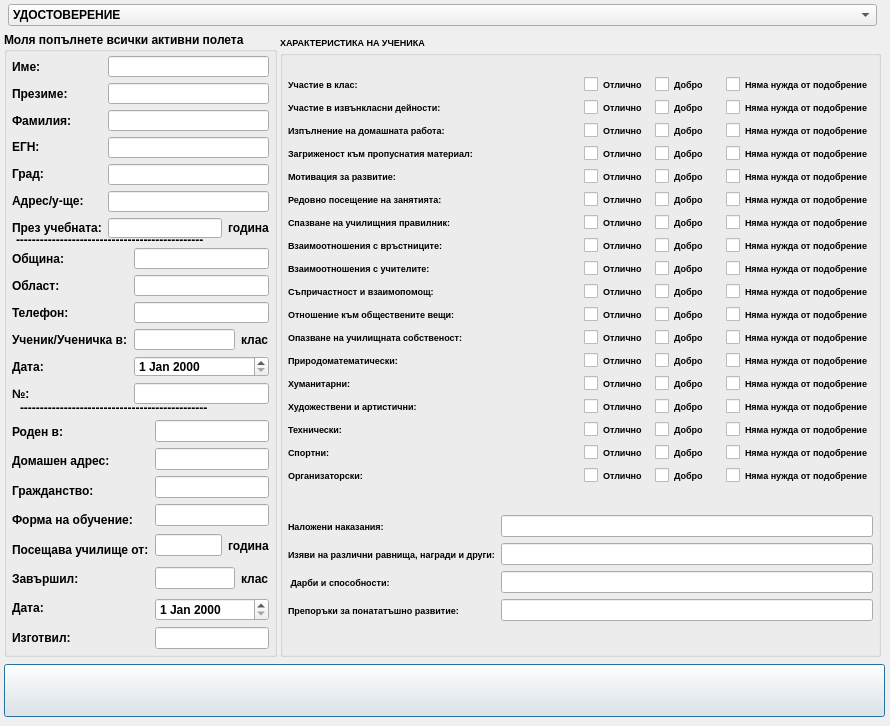
<?xml version="1.0" encoding="UTF-8"?>
<ui version="4.0">
 <class>NotesForStudents</class>
 <widget class="QDialog" name="NotesForStudents">
  <property name="geometry">
   <rect>
    <x>0</x>
    <y>0</y>
    <width>890</width>
    <height>726</height>
   </rect>
  </property>
  <property name="windowTitle">
   <string>Dialog</string>
  </property>
  <widget class="QGroupBox" name="groupBox">
   <property name="geometry">
    <rect>
     <x>4</x>
     <y>32</y>
     <width>273</width>
     <height>625</height>
    </rect>
   </property>
   <property name="font">
    <font>
     <weight>75</weight>
     <bold>true</bold>
    </font>
   </property>
   <property name="title">
    <string>Моля попълнете всички активни полета</string>
   </property>
   <widget class="QWidget" name="layoutWidget">
    <property name="geometry">
     <rect>
      <x>8</x>
      <y>24</y>
      <width>257</width>
      <height>182</height>
     </rect>
    </property>
    <layout class="QHBoxLayout" name="horizontalLayout_7">
     <item>
      <layout class="QVBoxLayout" name="verticalLayout">
       <item>
        <widget class="QLabel" name="label">
         <property name="text">
          <string>Име:</string>
         </property>
        </widget>
       </item>
       <item>
        <widget class="QLabel" name="label_2">
         <property name="text">
          <string>Презиме:</string>
         </property>
        </widget>
       </item>
       <item>
        <widget class="QLabel" name="label_3">
         <property name="text">
          <string>Фамилия:</string>
         </property>
        </widget>
       </item>
       <item>
        <widget class="QLabel" name="label_4">
         <property name="text">
          <string>ЕГН:</string>
         </property>
        </widget>
       </item>
       <item>
        <widget class="QLabel" name="label_11">
         <property name="text">
          <string>Град:</string>
         </property>
        </widget>
       </item>
       <item>
        <widget class="QLabel" name="label_5">
         <property name="text">
          <string>Адрес/у-ще:</string>
         </property>
        </widget>
       </item>
       <item>
        <widget class="QLabel" name="label_9">
         <property name="text">
          <string>През учебната:</string>
         </property>
        </widget>
       </item>
      </layout>
     </item>
     <item>
      <layout class="QVBoxLayout" name="verticalLayout_2">
       <item>
        <widget class="QLineEdit" name="NameLine"/>
       </item>
       <item>
        <widget class="QLineEdit" name="SecondNameLine"/>
       </item>
       <item>
        <widget class="QLineEdit" name="ThirdNameLine"/>
       </item>
       <item>
        <widget class="QLineEdit" name="EGNLine"/>
       </item>
       <item>
        <widget class="QLineEdit" name="CityLine"/>
       </item>
       <item>
        <widget class="QLineEdit" name="AddressLine"/>
       </item>
       <item>
        <layout class="QHBoxLayout" name="horizontalLayout">
         <item>
          <widget class="QLineEdit" name="YearLine"/>
         </item>
         <item>
          <widget class="QLabel" name="label_19">
           <property name="text">
            <string>година</string>
           </property>
          </widget>
         </item>
        </layout>
       </item>
      </layout>
     </item>
    </layout>
   </widget>
   <widget class="QWidget" name="layoutWidget">
    <property name="geometry">
     <rect>
      <x>8</x>
      <y>216</y>
      <width>257</width>
      <height>156</height>
     </rect>
    </property>
    <layout class="QHBoxLayout" name="horizontalLayout_6">
     <item>
      <layout class="QVBoxLayout" name="verticalLayout_3">
       <item>
        <widget class="QLabel" name="label_6">
         <property name="text">
          <string>Община:</string>
         </property>
        </widget>
       </item>
       <item>
        <widget class="QLabel" name="label_7">
         <property name="text">
          <string>Област:</string>
         </property>
        </widget>
       </item>
       <item>
        <widget class="QLabel" name="PhoneLabel">
         <property name="text">
          <string>Телефон:</string>
         </property>
        </widget>
       </item>
       <item>
        <widget class="QLabel" name="ClassLabel">
         <property name="text">
          <string>Ученик/Ученичка в:</string>
         </property>
        </widget>
       </item>
       <item>
        <widget class="QLabel" name="label_8">
         <property name="text">
          <string>Дата:</string>
         </property>
        </widget>
       </item>
       <item>
        <widget class="QLabel" name="label_10">
         <property name="text">
          <string>№:</string>
         </property>
        </widget>
       </item>
      </layout>
     </item>
     <item>
      <layout class="QVBoxLayout" name="verticalLayout_4">
       <item>
        <widget class="QLineEdit" name="CommunityLine"/>
       </item>
       <item>
        <widget class="QLineEdit" name="AreaLine"/>
       </item>
       <item>
        <widget class="QLineEdit" name="PhoneLine"/>
       </item>
       <item>
        <layout class="QHBoxLayout" name="horizontalLayout_2">
         <item>
          <widget class="QLineEdit" name="CurrentClassLine"/>
         </item>
         <item>
          <widget class="QLabel" name="label_18">
           <property name="text">
            <string>клас</string>
           </property>
          </widget>
         </item>
        </layout>
       </item>
       <item>
        <widget class="QDateEdit" name="dateEdit"/>
       </item>
       <item>
        <widget class="QLineEdit" name="NumberLine"/>
       </item>
      </layout>
     </item>
    </layout>
   </widget>
   <widget class="QLabel" name="label_21">
    <property name="geometry">
     <rect>
      <x>16</x>
      <y>368</y>
      <width>253</width>
      <height>16</height>
     </rect>
    </property>
    <property name="text">
     <string>-----------------------------------------------</string>
    </property>
   </widget>
   <widget class="QLabel" name="label_22">
    <property name="geometry">
     <rect>
      <x>12</x>
      <y>200</y>
      <width>253</width>
      <height>16</height>
     </rect>
    </property>
    <property name="text">
     <string>-----------------------------------------------</string>
    </property>
   </widget>
   <widget class="QWidget" name="layoutWidget">
    <property name="geometry">
     <rect>
      <x>8</x>
      <y>388</y>
      <width>257</width>
      <height>229</height>
     </rect>
    </property>
    <layout class="QHBoxLayout" name="horizontalLayout_5">
     <item>
      <layout class="QVBoxLayout" name="verticalLayout_5">
       <item>
        <widget class="QLabel" name="label_45">
         <property name="text">
          <string>Роден в:</string>
         </property>
        </widget>
       </item>
       <item>
        <widget class="QLabel" name="label_46">
         <property name="text">
          <string>Домашен адрес:</string>
         </property>
        </widget>
       </item>
       <item>
        <widget class="QLabel" name="label_14">
         <property name="text">
          <string>Гражданство:</string>
         </property>
        </widget>
       </item>
       <item>
        <widget class="QLabel" name="label_12">
         <property name="text">
          <string>Форма на обучение:</string>
         </property>
        </widget>
       </item>
       <item>
        <widget class="QLabel" name="label_13">
         <property name="text">
          <string>Посещава училище от:</string>
         </property>
        </widget>
       </item>
       <item>
        <widget class="QLabel" name="label_15">
         <property name="text">
          <string>Завършил:</string>
         </property>
        </widget>
       </item>
       <item>
        <widget class="QLabel" name="label_20">
         <property name="text">
          <string>Дата:</string>
         </property>
        </widget>
       </item>
       <item>
        <widget class="QLabel" name="label_23">
         <property name="text">
          <string>Изготвил:</string>
         </property>
        </widget>
       </item>
      </layout>
     </item>
     <item>
      <layout class="QVBoxLayout" name="verticalLayout_6">
       <item>
        <widget class="QLineEdit" name="BirthPlace"/>
       </item>
       <item>
        <widget class="QLineEdit" name="HomeAddressLine"/>
       </item>
       <item>
        <widget class="QLineEdit" name="CitizenshipLine"/>
       </item>
       <item>
        <widget class="QLineEdit" name="FormOfEducation"/>
       </item>
       <item>
        <layout class="QHBoxLayout" name="horizontalLayout_3">
         <item>
          <widget class="QLineEdit" name="NumberOfYearsPast"/>
         </item>
         <item>
          <widget class="QLabel" name="label_17">
           <property name="text">
            <string>година</string>
           </property>
          </widget>
         </item>
        </layout>
       </item>
       <item>
        <layout class="QHBoxLayout" name="horizontalLayout_4">
         <item>
          <widget class="QLineEdit" name="FinishedSchoolYear"/>
         </item>
         <item>
          <widget class="QLabel" name="label_16">
           <property name="text">
            <string>клас</string>
           </property>
          </widget>
         </item>
        </layout>
       </item>
       <item>
        <widget class="QDateEdit" name="dateEdit_2"/>
       </item>
       <item>
        <widget class="QLineEdit" name="MadeByLine"/>
       </item>
      </layout>
     </item>
    </layout>
   </widget>
  </widget>
  <widget class="QComboBox" name="TypeOfListBox">
   <property name="geometry">
    <rect>
     <x>8</x>
     <y>4</y>
     <width>869</width>
     <height>22</height>
    </rect>
   </property>
   <property name="font">
    <font>
     <weight>75</weight>
     <bold>true</bold>
    </font>
   </property>
   <item>
    <property name="text">
     <string>УДОСТОВЕРЕНИЕ</string>
    </property>
   </item>
   <item>
    <property name="text">
     <string>ХАРАКТЕРИСТИКА НА УЧЕНИКА</string>
    </property>
   </item>
  </widget>
  <widget class="QGroupBox" name="groupBox_2">
   <property name="geometry">
    <rect>
     <x>280</x>
     <y>36</y>
     <width>601</width>
     <height>621</height>
    </rect>
   </property>
   <property name="font">
    <font>
     <pointsize>7</pointsize>
     <weight>75</weight>
     <bold>true</bold>
    </font>
   </property>
   <property name="title">
    <string>ХАРАКТЕРИСТИКА НА УЧЕНИКА</string>
   </property>
   <widget class="QWidget" name="layoutWidget">
    <property name="geometry">
     <rect>
      <x>8</x>
      <y>15</y>
      <width>585</width>
      <height>597</height>
     </rect>
    </property>
    <layout class="QVBoxLayout" name="verticalLayout_11">
     <item>
      <layout class="QHBoxLayout" name="horizontalLayout_27">
       <item>
        <layout class="QVBoxLayout" name="verticalLayout_7">
         <item>
          <widget class="QLabel" name="label_24">
           <property name="text">
            <string>Участие в клас:</string>
           </property>
          </widget>
         </item>
         <item>
          <widget class="QLabel" name="label_25">
           <property name="text">
            <string>Участие в извънкласни дейности:</string>
           </property>
          </widget>
         </item>
         <item>
          <widget class="QLabel" name="label_26">
           <property name="text">
            <string>Изпълнение на домашната работа:</string>
           </property>
          </widget>
         </item>
         <item>
          <widget class="QLabel" name="label_27">
           <property name="text">
            <string>Загриженост към пропуснатия материал:</string>
           </property>
          </widget>
         </item>
         <item>
          <widget class="QLabel" name="label_28">
           <property name="text">
            <string>Мотивация за развитие:</string>
           </property>
          </widget>
         </item>
         <item>
          <widget class="QLabel" name="label_29">
           <property name="text">
            <string>Редовно посещение на занятията:</string>
           </property>
          </widget>
         </item>
         <item>
          <widget class="QLabel" name="label_30">
           <property name="text">
            <string>Спазване на училищния правилник:</string>
           </property>
          </widget>
         </item>
         <item>
          <widget class="QLabel" name="label_31">
           <property name="text">
            <string>Взаимоотношения с връстниците:</string>
           </property>
          </widget>
         </item>
         <item>
          <widget class="QLabel" name="label_32">
           <property name="text">
            <string>Взаимоотношения с учителите:</string>
           </property>
          </widget>
         </item>
         <item>
          <widget class="QLabel" name="label_34">
           <property name="text">
            <string>Съпричастност и взаимопомощ:</string>
           </property>
          </widget>
         </item>
         <item>
          <widget class="QLabel" name="label_41">
           <property name="text">
            <string>Отношение към обществените вещи:</string>
           </property>
          </widget>
         </item>
         <item>
          <widget class="QLabel" name="label_36">
           <property name="text">
            <string>Опазване на училищната собственост:</string>
           </property>
          </widget>
         </item>
         <item>
          <widget class="QLabel" name="label_39">
           <property name="text">
            <string>Природоматематически:</string>
           </property>
          </widget>
         </item>
         <item>
          <widget class="QLabel" name="label_35">
           <property name="text">
            <string>Хуманитарни:</string>
           </property>
          </widget>
         </item>
         <item>
          <widget class="QLabel" name="label_40">
           <property name="text">
            <string>Художествени и артистични:</string>
           </property>
          </widget>
         </item>
         <item>
          <widget class="QLabel" name="label_38">
           <property name="text">
            <string>Технически:</string>
           </property>
          </widget>
         </item>
         <item>
          <widget class="QLabel" name="label_33">
           <property name="text">
            <string>Спортни:</string>
           </property>
          </widget>
         </item>
         <item>
          <widget class="QLabel" name="label_37">
           <property name="text">
            <string>Организаторски:</string>
           </property>
          </widget>
         </item>
        </layout>
       </item>
       <item>
        <layout class="QVBoxLayout" name="verticalLayout_10">
         <item>
          <layout class="QHBoxLayout" name="horizontalLayout_8">
           <item>
            <widget class="QCheckBox" name="checkBox">
             <property name="text">
              <string>Отлично</string>
             </property>
            </widget>
           </item>
           <item>
            <widget class="QCheckBox" name="checkBox_2">
             <property name="text">
              <string>Добро</string>
             </property>
            </widget>
           </item>
           <item>
            <widget class="QCheckBox" name="checkBox_3">
             <property name="text">
              <string>Няма нужда от подобрение</string>
             </property>
            </widget>
           </item>
          </layout>
         </item>
         <item>
          <layout class="QHBoxLayout" name="horizontalLayout_9">
           <item>
            <widget class="QCheckBox" name="checkBox_4">
             <property name="text">
              <string>Отлично</string>
             </property>
            </widget>
           </item>
           <item>
            <widget class="QCheckBox" name="checkBox_5">
             <property name="text">
              <string>Добро</string>
             </property>
            </widget>
           </item>
           <item>
            <widget class="QCheckBox" name="checkBox_6">
             <property name="text">
              <string>Няма нужда от подобрение</string>
             </property>
            </widget>
           </item>
          </layout>
         </item>
         <item>
          <layout class="QHBoxLayout" name="horizontalLayout_10">
           <item>
            <widget class="QCheckBox" name="checkBox_7">
             <property name="text">
              <string>Отлично</string>
             </property>
            </widget>
           </item>
           <item>
            <widget class="QCheckBox" name="checkBox_8">
             <property name="text">
              <string>Добро</string>
             </property>
            </widget>
           </item>
           <item>
            <widget class="QCheckBox" name="checkBox_9">
             <property name="text">
              <string>Няма нужда от подобрение</string>
             </property>
            </widget>
           </item>
          </layout>
         </item>
         <item>
          <layout class="QHBoxLayout" name="horizontalLayout_11">
           <item>
            <widget class="QCheckBox" name="checkBox_10">
             <property name="text">
              <string>Отлично</string>
             </property>
            </widget>
           </item>
           <item>
            <widget class="QCheckBox" name="checkBox_11">
             <property name="text">
              <string>Добро</string>
             </property>
            </widget>
           </item>
           <item>
            <widget class="QCheckBox" name="checkBox_12">
             <property name="text">
              <string>Няма нужда от подобрение</string>
             </property>
            </widget>
           </item>
          </layout>
         </item>
         <item>
          <layout class="QHBoxLayout" name="horizontalLayout_12">
           <item>
            <widget class="QCheckBox" name="checkBox_13">
             <property name="text">
              <string>Отлично</string>
             </property>
            </widget>
           </item>
           <item>
            <widget class="QCheckBox" name="checkBox_14">
             <property name="text">
              <string>Добро</string>
             </property>
            </widget>
           </item>
           <item>
            <widget class="QCheckBox" name="checkBox_15">
             <property name="text">
              <string>Няма нужда от подобрение</string>
             </property>
            </widget>
           </item>
          </layout>
         </item>
         <item>
          <layout class="QHBoxLayout" name="horizontalLayout_13">
           <item>
            <widget class="QCheckBox" name="checkBox_16">
             <property name="text">
              <string>Отлично</string>
             </property>
            </widget>
           </item>
           <item>
            <widget class="QCheckBox" name="checkBox_17">
             <property name="text">
              <string>Добро</string>
             </property>
            </widget>
           </item>
           <item>
            <widget class="QCheckBox" name="checkBox_18">
             <property name="text">
              <string>Няма нужда от подобрение</string>
             </property>
            </widget>
           </item>
          </layout>
         </item>
         <item>
          <layout class="QHBoxLayout" name="horizontalLayout_14">
           <item>
            <widget class="QCheckBox" name="checkBox_19">
             <property name="text">
              <string>Отлично</string>
             </property>
            </widget>
           </item>
           <item>
            <widget class="QCheckBox" name="checkBox_20">
             <property name="text">
              <string>Добро</string>
             </property>
            </widget>
           </item>
           <item>
            <widget class="QCheckBox" name="checkBox_21">
             <property name="text">
              <string>Няма нужда от подобрение</string>
             </property>
            </widget>
           </item>
          </layout>
         </item>
         <item>
          <layout class="QHBoxLayout" name="horizontalLayout_15">
           <item>
            <widget class="QCheckBox" name="checkBox_22">
             <property name="text">
              <string>Отлично</string>
             </property>
            </widget>
           </item>
           <item>
            <widget class="QCheckBox" name="checkBox_23">
             <property name="text">
              <string>Добро</string>
             </property>
            </widget>
           </item>
           <item>
            <widget class="QCheckBox" name="checkBox_24">
             <property name="text">
              <string>Няма нужда от подобрение</string>
             </property>
            </widget>
           </item>
          </layout>
         </item>
         <item>
          <layout class="QHBoxLayout" name="horizontalLayout_16">
           <item>
            <widget class="QCheckBox" name="checkBox_25">
             <property name="text">
              <string>Отлично</string>
             </property>
            </widget>
           </item>
           <item>
            <widget class="QCheckBox" name="checkBox_26">
             <property name="text">
              <string>Добро</string>
             </property>
            </widget>
           </item>
           <item>
            <widget class="QCheckBox" name="checkBox_27">
             <property name="text">
              <string>Няма нужда от подобрение</string>
             </property>
            </widget>
           </item>
          </layout>
         </item>
         <item>
          <layout class="QHBoxLayout" name="horizontalLayout_17">
           <item>
            <widget class="QCheckBox" name="checkBox_28">
             <property name="text">
              <string>Отлично</string>
             </property>
            </widget>
           </item>
           <item>
            <widget class="QCheckBox" name="checkBox_29">
             <property name="text">
              <string>Добро</string>
             </property>
            </widget>
           </item>
           <item>
            <widget class="QCheckBox" name="checkBox_30">
             <property name="text">
              <string>Няма нужда от подобрение</string>
             </property>
            </widget>
           </item>
          </layout>
         </item>
         <item>
          <layout class="QHBoxLayout" name="horizontalLayout_18">
           <item>
            <widget class="QCheckBox" name="checkBox_31">
             <property name="text">
              <string>Отлично</string>
             </property>
            </widget>
           </item>
           <item>
            <widget class="QCheckBox" name="checkBox_32">
             <property name="text">
              <string>Добро</string>
             </property>
            </widget>
           </item>
           <item>
            <widget class="QCheckBox" name="checkBox_33">
             <property name="text">
              <string>Няма нужда от подобрение</string>
             </property>
            </widget>
           </item>
          </layout>
         </item>
         <item>
          <layout class="QHBoxLayout" name="horizontalLayout_19">
           <item>
            <widget class="QCheckBox" name="checkBox_34">
             <property name="text">
              <string>Отлично</string>
             </property>
            </widget>
           </item>
           <item>
            <widget class="QCheckBox" name="checkBox_35">
             <property name="text">
              <string>Добро</string>
             </property>
            </widget>
           </item>
           <item>
            <widget class="QCheckBox" name="checkBox_36">
             <property name="text">
              <string>Няма нужда от подобрение</string>
             </property>
            </widget>
           </item>
          </layout>
         </item>
         <item>
          <layout class="QHBoxLayout" name="horizontalLayout_20">
           <item>
            <widget class="QCheckBox" name="checkBox_37">
             <property name="text">
              <string>Отлично</string>
             </property>
            </widget>
           </item>
           <item>
            <widget class="QCheckBox" name="checkBox_38">
             <property name="text">
              <string>Добро</string>
             </property>
            </widget>
           </item>
           <item>
            <widget class="QCheckBox" name="checkBox_39">
             <property name="text">
              <string>Няма нужда от подобрение</string>
             </property>
            </widget>
           </item>
          </layout>
         </item>
         <item>
          <layout class="QHBoxLayout" name="horizontalLayout_21">
           <item>
            <widget class="QCheckBox" name="checkBox_40">
             <property name="text">
              <string>Отлично</string>
             </property>
            </widget>
           </item>
           <item>
            <widget class="QCheckBox" name="checkBox_41">
             <property name="text">
              <string>Добро</string>
             </property>
            </widget>
           </item>
           <item>
            <widget class="QCheckBox" name="checkBox_42">
             <property name="text">
              <string>Няма нужда от подобрение</string>
             </property>
            </widget>
           </item>
          </layout>
         </item>
         <item>
          <layout class="QHBoxLayout" name="horizontalLayout_22">
           <item>
            <widget class="QCheckBox" name="checkBox_43">
             <property name="text">
              <string>Отлично</string>
             </property>
            </widget>
           </item>
           <item>
            <widget class="QCheckBox" name="checkBox_44">
             <property name="text">
              <string>Добро</string>
             </property>
            </widget>
           </item>
           <item>
            <widget class="QCheckBox" name="checkBox_45">
             <property name="text">
              <string>Няма нужда от подобрение</string>
             </property>
            </widget>
           </item>
          </layout>
         </item>
         <item>
          <layout class="QHBoxLayout" name="horizontalLayout_23">
           <item>
            <widget class="QCheckBox" name="checkBox_46">
             <property name="text">
              <string>Отлично</string>
             </property>
            </widget>
           </item>
           <item>
            <widget class="QCheckBox" name="checkBox_47">
             <property name="text">
              <string>Добро</string>
             </property>
            </widget>
           </item>
           <item>
            <widget class="QCheckBox" name="checkBox_48">
             <property name="text">
              <string>Няма нужда от подобрение</string>
             </property>
            </widget>
           </item>
          </layout>
         </item>
         <item>
          <layout class="QHBoxLayout" name="horizontalLayout_24">
           <item>
            <widget class="QCheckBox" name="checkBox_49">
             <property name="text">
              <string>Отлично</string>
             </property>
            </widget>
           </item>
           <item>
            <widget class="QCheckBox" name="checkBox_50">
             <property name="text">
              <string>Добро</string>
             </property>
            </widget>
           </item>
           <item>
            <widget class="QCheckBox" name="checkBox_51">
             <property name="text">
              <string>Няма нужда от подобрение</string>
             </property>
            </widget>
           </item>
          </layout>
         </item>
         <item>
          <layout class="QHBoxLayout" name="horizontalLayout_25">
           <item>
            <widget class="QCheckBox" name="checkBox_52">
             <property name="text">
              <string>Отлично</string>
             </property>
            </widget>
           </item>
           <item>
            <widget class="QCheckBox" name="checkBox_53">
             <property name="text">
              <string>Добро</string>
             </property>
            </widget>
           </item>
           <item>
            <widget class="QCheckBox" name="checkBox_54">
             <property name="text">
              <string>Няма нужда от подобрение</string>
             </property>
            </widget>
           </item>
          </layout>
         </item>
        </layout>
       </item>
      </layout>
     </item>
     <item>
      <layout class="QHBoxLayout" name="horizontalLayout_26">
       <item>
        <layout class="QVBoxLayout" name="verticalLayout_8">
         <item>
          <widget class="QLabel" name="label_42">
           <property name="text">
            <string>Наложени наказания:</string>
           </property>
          </widget>
         </item>
         <item>
          <widget class="QLabel" name="label_43">
           <property name="text">
            <string>Изяви на различни равнища, награди и други:</string>
           </property>
          </widget>
         </item>
         <item>
          <widget class="QLabel" name="label_47">
           <property name="text">
            <string> Дарби и способности:</string>
           </property>
          </widget>
         </item>
         <item>
          <widget class="QLabel" name="label_44">
           <property name="text">
            <string>Препоръки за понататъшно развитие:</string>
           </property>
          </widget>
         </item>
        </layout>
       </item>
       <item>
        <layout class="QVBoxLayout" name="verticalLayout_9">
         <item>
          <widget class="QLineEdit" name="lineEdit_2"/>
         </item>
         <item>
          <widget class="QLineEdit" name="lineEdit_3"/>
         </item>
         <item>
          <widget class="QLineEdit" name="lineEdit"/>
         </item>
         <item>
          <widget class="QLineEdit" name="lineEdit_4"/>
         </item>
        </layout>
       </item>
      </layout>
     </item>
    </layout>
   </widget>
  </widget>
  <widget class="QPushButton" name="PrintButton">
   <property name="geometry">
    <rect>
     <x>4</x>
     <y>664</y>
     <width>881</width>
     <height>53</height>
    </rect>
   </property>
   <property name="text">
    <string/>
   </property>
   <property name="icon">
    <iconset resource="MainResources.qrc">
     <normaloff>:/Icons/MainResources/NewR/my-recent-documents-icon.png</normaloff>:/Icons/MainResources/NewR/my-recent-documents-icon.png</iconset>
   </property>
   <property name="iconSize">
    <size>
     <width>64</width>
     <height>64</height>
    </size>
   </property>
  </widget>
  <zorder>PrintButton</zorder>
  <zorder>TypeOfListBox</zorder>
  <zorder>groupBox</zorder>
  <zorder>groupBox_2</zorder>
 </widget>
 <resources>
  <include location="MainResources.qrc"/>
 </resources>
 <connections/>
</ui>
